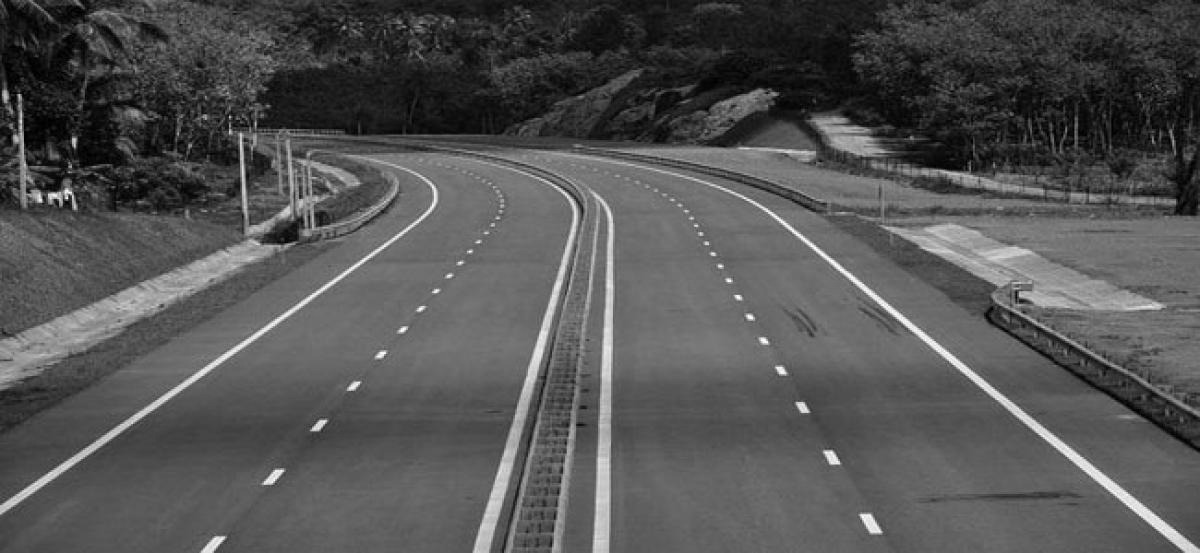
#> input picture images/Lanes.jpg, 1200 x 553 px, found by its file name
$ python canny.py
#> lines starting #> are read from the running program, lines starting #| are printed output that depends on the picture
"""
Created on Sat Nov  2 14:59:05 2019

@author: Utkarsh
"""

import numpy as np
from scipy import ndimage
import matplotlib.pyplot as plt
from matplotlib.widgets import Slider
import cv2
global p

def gaussian_kernel(size, sigma=1):
    size = int(size)  //2
    x, y = np.mgrid[-size:size+1, -size:size+1]
    normal = 1 / (2.0 * np.pi * sigma**2)
    g =  np.exp(-((x**2 + y**2) / (2.0*sigma**2))) * normal
    return g
def sobel_filters(img):
    Kx = np.array([[-1, 0, 1], [-2, 0, 2], [-1, 0, 1]], np.float32)
    Ky = np.array([[1, 2, 1], [0, 0, 0], [-1, -2, -1]], np.float32)

    Ix = ndimage.filters.convolve(img, Kx)
    Iy = ndimage.filters.convolve(img, Ky)

    G = np.hypot(Ix, Iy)
    G = G / G.max() * 255
    theta = np.arctan2(Iy, Ix)

    return (G, theta)
def non_max_suppression(img, D):
    M, N = img.shape
    Z = np.zeros((M,N), dtype=np.int32)
    angle = D * 180. / np.pi
    angle[angle < 0] += 180
    for i in range(1,M-1):
        for j in range(1,N-1):
                q = 255
                r = 255
               #angle 0
                if (0 <= angle[i,j] < 22.5) or (157.5 <= angle[i,j] <= 180):
                    q = img[i, j+1]
                    r = img[i, j-1]
                #angle 45
                elif (22.5 <= angle[i,j] < 67.5):
                    q = img[i+1, j-1]
                    r = img[i-1, j+1]
                #angle 90
                elif (67.5 <= angle[i,j] < 112.5):
                    q = img[i+1, j]
                    r = img[i-1, j]
                #angle 135
                elif (112.5 <= angle[i,j] < 157.5):
                    q = img[i-1, j-1]
                    r = img[i+1, j+1]
                if (img[i,j] >= q) and (img[i,j] >= r):
                    Z[i,j] = img[i,j]
                else:
                    Z[i,j] = 0
    return Z
def threshold(img, lowThreshold, highThreshold):
    M, N = img.shape
    res = np.zeros((M,N), dtype=np.int32)
    weak = 25
    strong = 255
    strong_i, strong_j = np.where(img >= highThreshold)
    zeros_i, zeros_j = np.where(img < lowThreshold)
    weak_i, weak_j = np.where((img <= highThreshold) & (img >= lowThreshold))
    res[strong_i, strong_j] = strong
    res[weak_i, weak_j] = weak
    return res,weak,strong

def hysteresis(img, weak, strong=255):
    M, N = img.shape
    for i in range(1, M-1):
        for j in range(1, N-1):
            if (img[i,j] == weak):
                try:
                    if ((img[i+1, j-1] == strong) or (img[i+1, j] == strong) or (img[i+1, j+1] == strong)
                        or (img[i, j-1] == strong) or (img[i, j+1] == strong)
                        or (img[i-1, j-1] == strong) or (img[i-1, j] == strong) or (img[i-1, j+1] == strong)):
                        img[i, j] = strong
                    else:
                        img[i, j] = 0
                except IndexError as e:
                    pass
    return img
def plot(image,noisy_image):
    plt.subplot(121),plt.imshow(image, cmap = 'gray')
    plt.title("ORIGINAL")
    plt.subplot(122),plt.imshow(noisy_image, cmap= 'gray')
    plt.title("CANNY EDGES")
    plt.show()
def canny(low,high):
    a,b,c=threshold(p,low,high)
    d=hysteresis(a,b,c)

    print(d.dtype)
    f=cv2.imread('Lanes.jpg',0)
    plot(f,d)

img=cv2.imread('.images/Lanes.jpg',0)
#> img is the input picture: shape (553, 1200); min 0, max 255, mean 83.7
img=np.asarray(img,np.float64)
g=gaussian_kernel(5,1)
img=ndimage.convolve(img, g)
x,y=sobel_filters(img)
#> in sobel_filters, `Iy = ndimage.filters.convolve(img, Ky)`:
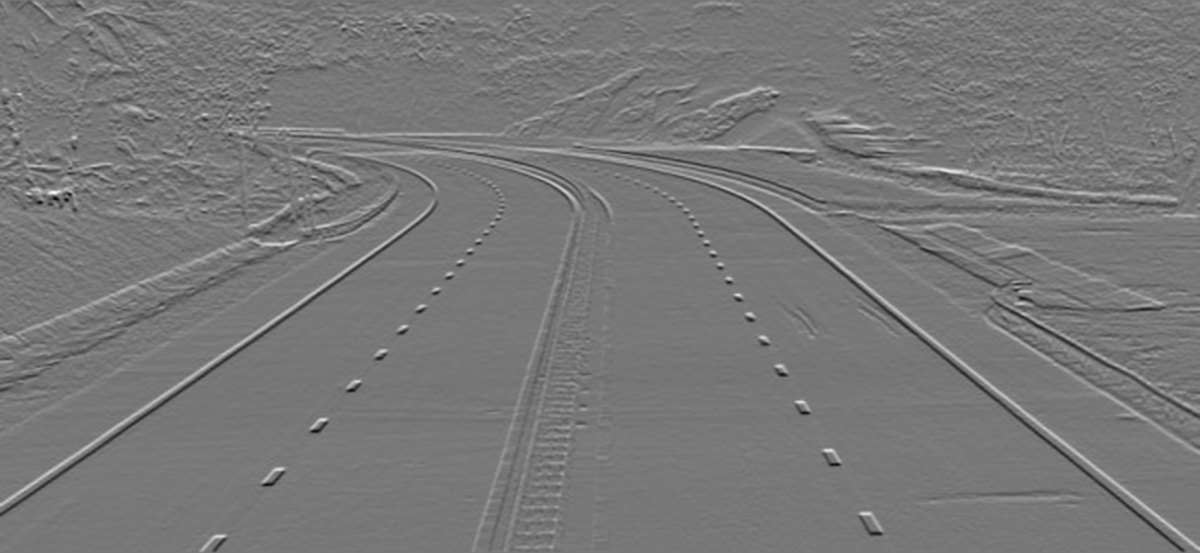
#> Iy: shape (553, 1200) float64; min -390.1, max 437.4, mean 0.8; drawn with min black and max white
#> in sobel_filters, `theta = np.arctan2(Iy, Ix)`:
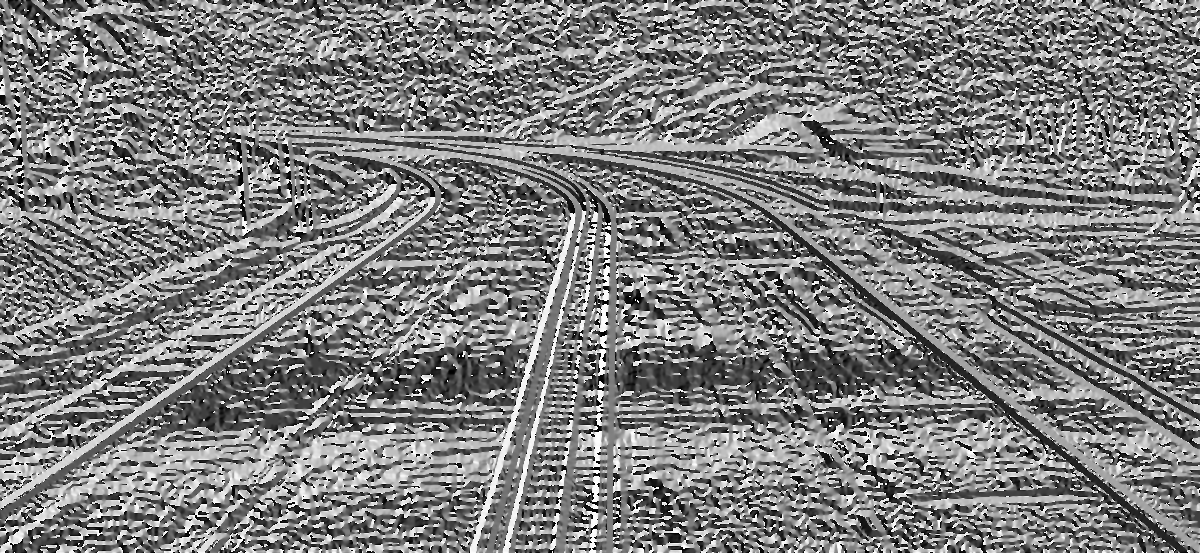
#> theta: shape (553, 1200) float64; min -3.14, max 3.14, mean -0.0241; drawn with min black and max white
p=non_max_suppression(x,y)
#> in non_max_suppression, `angle[angle < 0] += 180`:
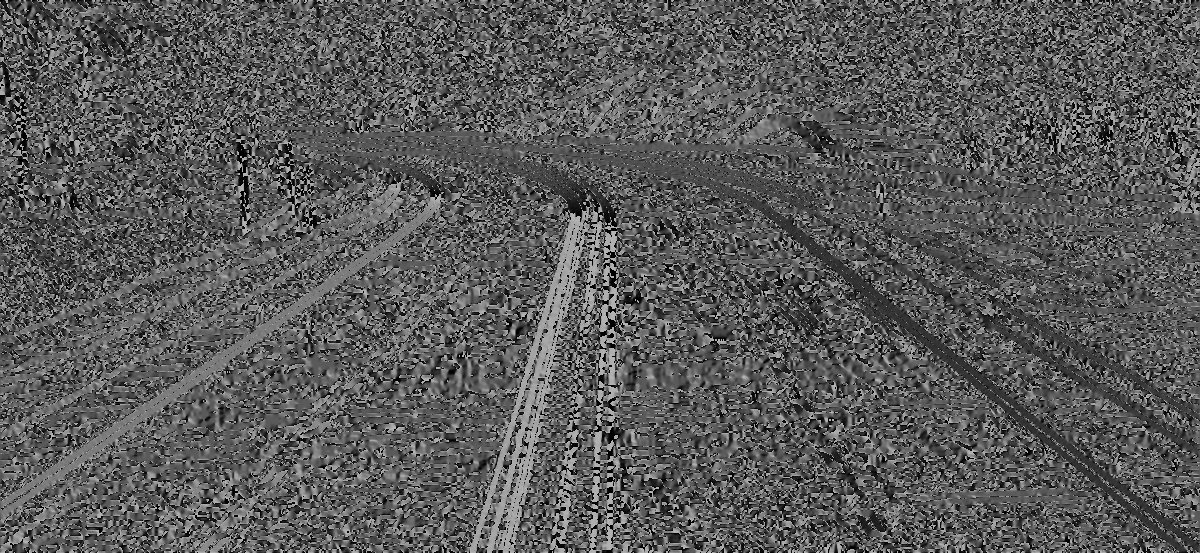
#> angle: shape (553, 1200) float64; min 0, max 180, mean 90
#> after the loop in non_max_suppression, `for i in range(1,M-1):`:
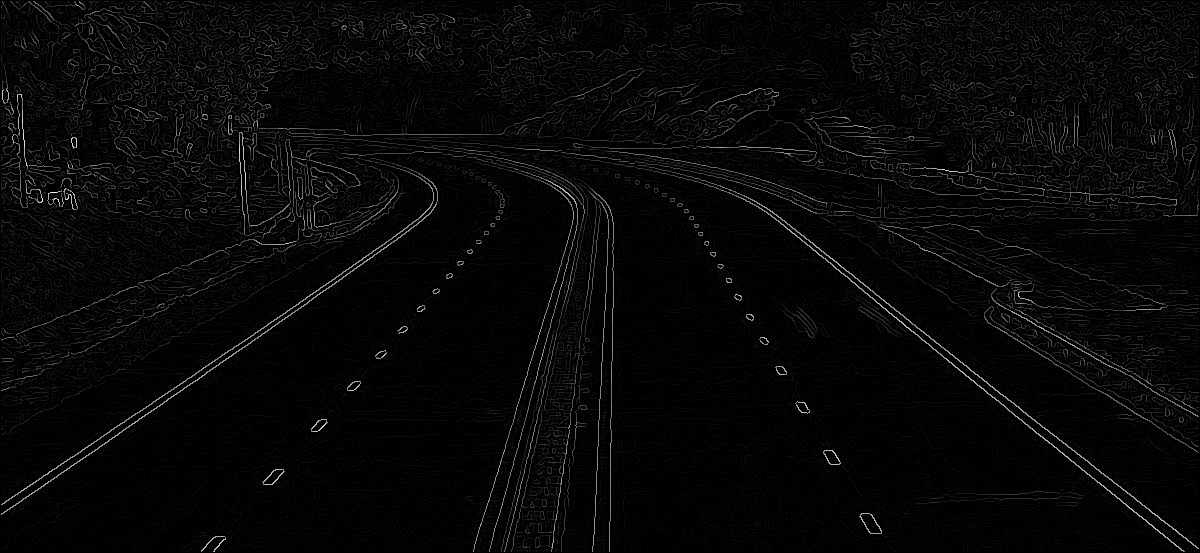
#> Z: shape (553, 1200) int32; min 0, max 255, mean 6.9


fig=plt.figure()
fig.subplots_adjust(bottom=0.3)
ax1=fig.add_subplot(121)
ax2=fig.add_subplot(122)

#axes= fig.add_axes([0.1,0.7,0.15,0.15])
axes_slider= fig.add_axes([0.15,0.1,0.7,0.01])
axes_slider1= fig.add_axes([0.15,0.2,0.7,0.01])
slider1=Slider(axes_slider,"Lower Threashold",0,255,valinit=20)
slider2=Slider(axes_slider1,"Higher Threashold",0,255,valinit=32)
canny(20,32)
#> in canny, `a,b,c=threshold(p,low,high)`:
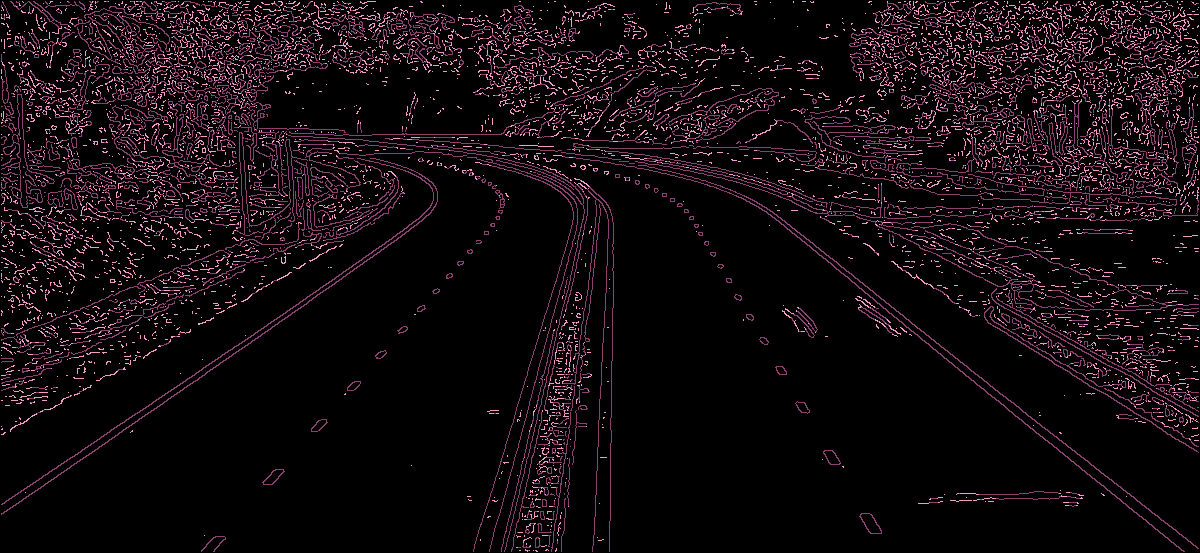
#> a: shape (553, 1200) int32; 3 distinct labels, from 0 to 255; one colour per label, 0 black
#> in canny, `a,b,c=threshold(p,low,high)`: b = 25; c = 255
#> after the loop in hysteresis, `for i in range(1, M-1):`:
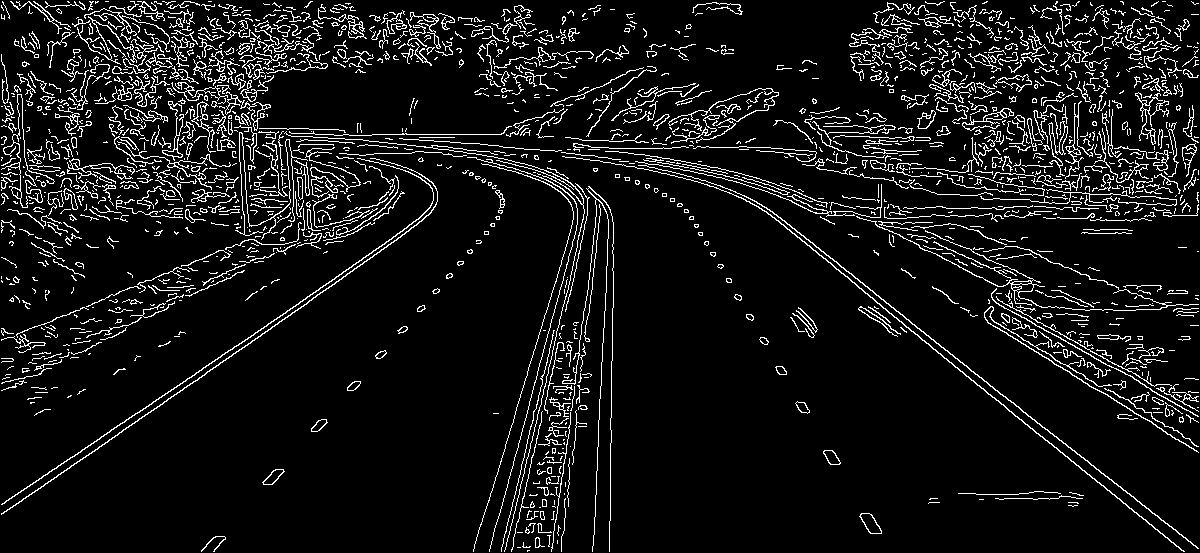
#> img: shape (553, 1200) int32; 8.2% white in thin lines or dots
#| int32
#> in plot, `plt.show()`:
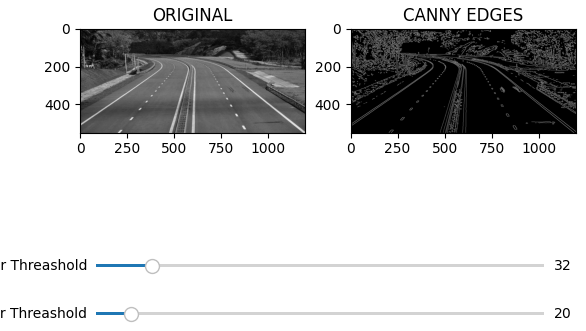
#> figure drawn by matplotlib, 4 panels
def update(val):
	canny(slider1.val,slider2.val)
slider1.on_changed(update)
slider2.on_changed(update)
plt.show()
